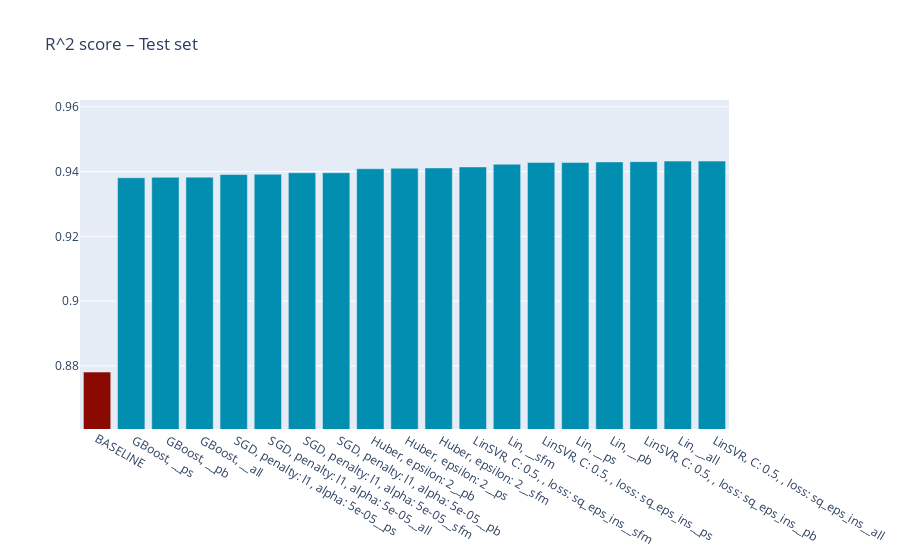
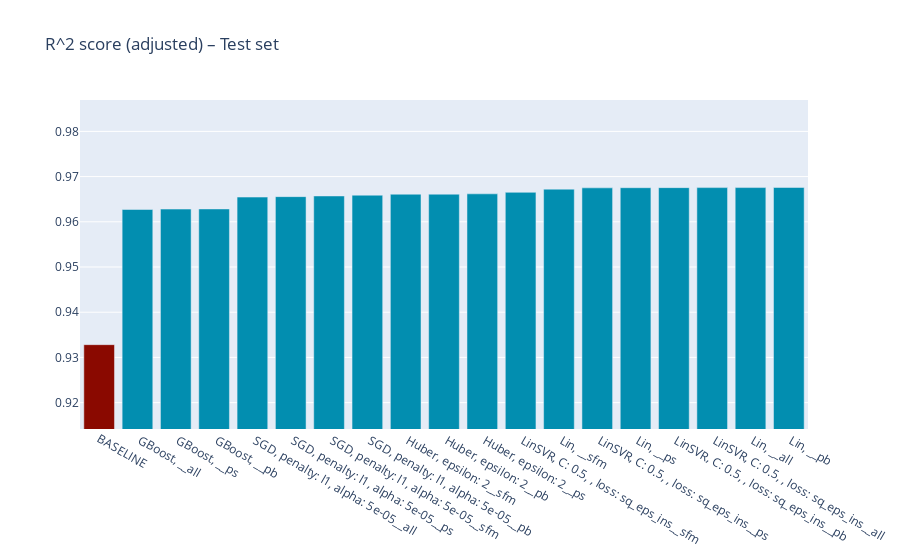
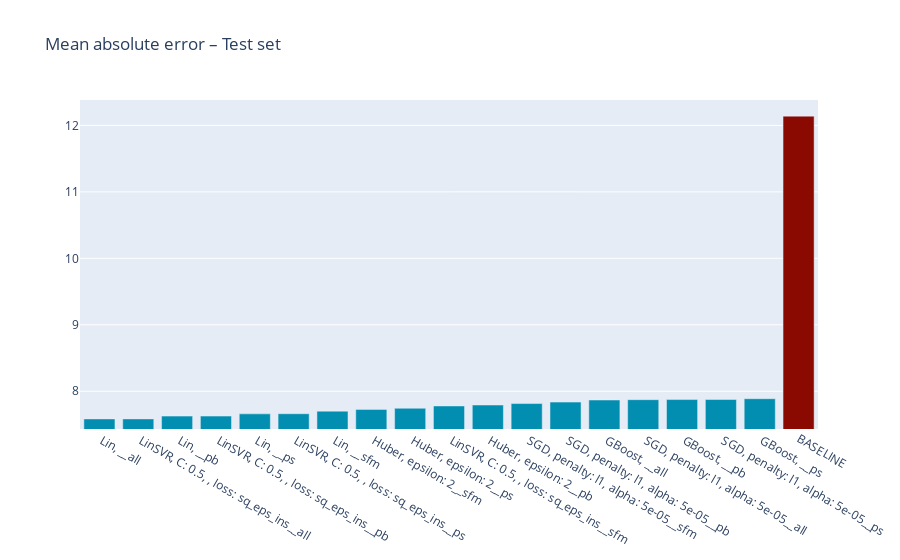
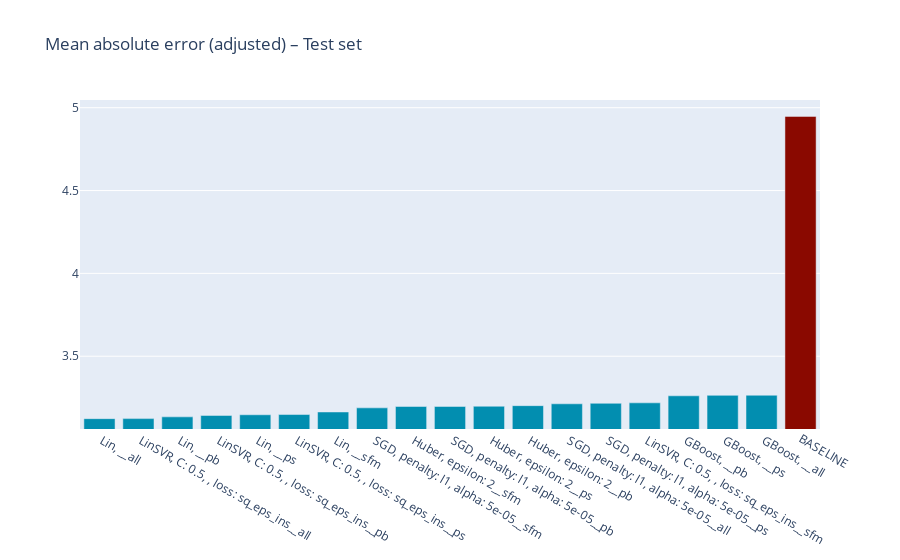

Here is the notebook cell these charts were saved with, in order:
### Code cell
def plot_regr_scores(col):
    score_df = filtered_regr.sort_values(by=col).copy()

    fig = go.Figure(
        go.Bar(x=score_df.index, 
            y=score_df[col], 
            marker_color=score_df["color"]
        )
    )

    replacements = {
        "Recall": "Recall score",
        "F1": "F1 score",
        "(ND)": " (Not delayed flights)",
        "(D)": " (Delayed flights)",
        "_TE": " – Test set"
    }

    title = copy.deepcopy(col)

    for abbr, repl in replacements.items():
        title = title.replace(abbr, repl)

    fig.update_yaxes(range=(score_df[col].min() * 0.98, score_df[col].max() * 1.02))
    fig.update_layout(
        title=title
    )

    fig.show()

plot_regr_scores("R^2 score_TE")
plot_regr_scores("R^2 score (adjusted)_TE")
plot_regr_scores("Mean absolute error_TE")
plot_regr_scores("Mean absolute error (adjusted)_TE")

### Figure 1 — Plotly figure (JSON) as saved in the notebook; plotly's stock layout.template omitted (floating-point values rounded to 4 significant figures)
{"data": [{"marker": {"color": ["#8a0900", "#028eb0", "#028eb0", "#028eb0", "#028eb0", "#028eb0", "#028eb0", "#028eb0", "#028eb0", "#028eb0", "#028eb0", "#028eb0", "#028eb0", "#028eb0", "#028eb0", "#028eb0", "#028eb0", "#028eb0", "#028eb0"]}, "x": ["BASELINE", " GBoost, __ps", " GBoost, __pb", " GBoost, __all", " SGD, penalty: l1, alpha: 5e-05__ps", " SGD, penalty: l1, alpha: 5e-05__all", " SGD, penalty: l1, alpha: 5e-05__sfm", " SGD, penalty: l1, alpha: 5e-05__pb", " Huber, epsilon: 2__pb", " Huber, epsilon: 2__ps", " Huber, epsilon: 2__sfm", " LinSVR, C: 0.5, , loss: sq_eps_ins__sfm", " Lin, __sfm", " LinSVR, C: 0.5, , loss: sq_eps_ins__ps", " Lin, __ps", " Lin, __pb", " LinSVR, C: 0.5, , loss: sq_eps_ins__pb", " Lin, __all", " LinSVR, C: 0.5, , loss: sq_eps_ins__all"], "y": [0.8781, 0.9381, 0.9382, 0.9383, 0.9391, 0.9392, 0.9396, 0.9396, 0.9409, 0.941, 0.9411, 0.9414, 0.9423, 0.9428, 0.9428, 0.943, 0.943, 0.9432, 0.9432], "type": "bar"}], "layout": {"yaxis": {"range": [0.8605, 0.9621]}, "title": {"text": "R^2 score – Test set"}}}

### Figure 2 — Plotly figure (JSON) as saved in the notebook; plotly's stock layout.template omitted (floating-point values rounded to 4 significant figures)
{"data": [{"marker": {"color": ["#8a0900", "#028eb0", "#028eb0", "#028eb0", "#028eb0", "#028eb0", "#028eb0", "#028eb0", "#028eb0", "#028eb0", "#028eb0", "#028eb0", "#028eb0", "#028eb0", "#028eb0", "#028eb0", "#028eb0", "#028eb0", "#028eb0"]}, "x": ["BASELINE", " GBoost, __all", " GBoost, __ps", " GBoost, __pb", " SGD, penalty: l1, alpha: 5e-05__all", " SGD, penalty: l1, alpha: 5e-05__ps", " SGD, penalty: l1, alpha: 5e-05__sfm", " SGD, penalty: l1, alpha: 5e-05__pb", " Huber, epsilon: 2__sfm", " Huber, epsilon: 2__pb", " Huber, epsilon: 2__ps", " LinSVR, C: 0.5, , loss: sq_eps_ins__sfm", " Lin, __sfm", " LinSVR, C: 0.5, , loss: sq_eps_ins__ps", " Lin, __ps", " LinSVR, C: 0.5, , loss: sq_eps_ins__pb", " LinSVR, C: 0.5, , loss: sq_eps_ins__all", " Lin, __all", " Lin, __pb"], "y": [0.9328, 0.9627, 0.9628, 0.9628, 0.9655, 0.9656, 0.9657, 0.9659, 0.9661, 0.9661, 0.9662, 0.9665, 0.9672, 0.9675, 0.9675, 0.9676, 0.9676, 0.9676, 0.9676], "type": "bar"}], "layout": {"yaxis": {"range": [0.9142, 0.9869]}, "title": {"text": "R^2 score (adjusted) – Test set"}}}

### Figure 3 — Plotly figure (JSON) as saved in the notebook; plotly's stock layout.template omitted (floating-point values rounded to 4 significant figures)
{"data": [{"marker": {"color": ["#028eb0", "#028eb0", "#028eb0", "#028eb0", "#028eb0", "#028eb0", "#028eb0", "#028eb0", "#028eb0", "#028eb0", "#028eb0", "#028eb0", "#028eb0", "#028eb0", "#028eb0", "#028eb0", "#028eb0", "#028eb0", "#8a0900"]}, "x": [" Lin, __all", " LinSVR, C: 0.5, , loss: sq_eps_ins__all", " Lin, __pb", " LinSVR, C: 0.5, , loss: sq_eps_ins__pb", " Lin, __ps", " LinSVR, C: 0.5, , loss: sq_eps_ins__ps", " Lin, __sfm", " Huber, epsilon: 2__sfm", " Huber, epsilon: 2__ps", " LinSVR, C: 0.5, , loss: sq_eps_ins__sfm", " Huber, epsilon: 2__pb", " SGD, penalty: l1, alpha: 5e-05__sfm", " SGD, penalty: l1, alpha: 5e-05__pb", " GBoost, __all", " SGD, penalty: l1, alpha: 5e-05__all", " GBoost, __pb", " SGD, penalty: l1, alpha: 5e-05__ps", " GBoost, __ps", "BASELINE"], "y": [7.584, 7.584, 7.626, 7.627, 7.66, 7.662, 7.701, 7.727, 7.744, 7.779, 7.793, 7.815, 7.837, 7.869, 7.873, 7.875, 7.876, 7.888, 12.14], "type": "bar"}], "layout": {"yaxis": {"range": [7.432, 12.38]}, "title": {"text": "Mean absolute error – Test set"}}}

### Figure 4 — Plotly figure (JSON) as saved in the notebook; plotly's stock layout.template omitted (floating-point values rounded to 4 significant figures)
{"data": [{"marker": {"color": ["#028eb0", "#028eb0", "#028eb0", "#028eb0", "#028eb0", "#028eb0", "#028eb0", "#028eb0", "#028eb0", "#028eb0", "#028eb0", "#028eb0", "#028eb0", "#028eb0", "#028eb0", "#028eb0", "#028eb0", "#028eb0", "#8a0900"]}, "x": [" Lin, __all", " LinSVR, C: 0.5, , loss: sq_eps_ins__all", " Lin, __pb", " LinSVR, C: 0.5, , loss: sq_eps_ins__pb", " Lin, __ps", " LinSVR, C: 0.5, , loss: sq_eps_ins__ps", " Lin, __sfm", " SGD, penalty: l1, alpha: 5e-05__sfm", " Huber, epsilon: 2__sfm", " SGD, penalty: l1, alpha: 5e-05__pb", " Huber, epsilon: 2__ps", " Huber, epsilon: 2__pb", " SGD, penalty: l1, alpha: 5e-05__all", " SGD, penalty: l1, alpha: 5e-05__ps", " LinSVR, C: 0.5, , loss: sq_eps_ins__sfm", " GBoost, __pb", " GBoost, __ps", " GBoost, __all", "BASELINE"], "y": [3.123, 3.123, 3.134, 3.142, 3.147, 3.148, 3.163, 3.188, 3.197, 3.197, 3.198, 3.202, 3.213, 3.216, 3.219, 3.261, 3.264, 3.264, 4.948], "type": "bar"}], "layout": {"yaxis": {"range": [3.061, 5.046]}, "title": {"text": "Mean absolute error (adjusted) – Test set"}}}
